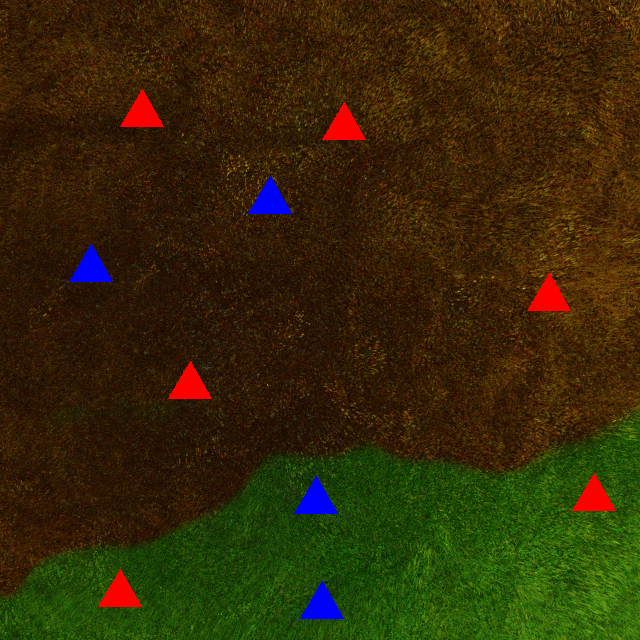
#> input picture photos/1.png, 640 x 640 px; the run also reads 1 picture not shown here
$ python colorspace2.py
#> lines starting #> are read from the running program, lines starting #| are printed output that depends on the picture; after the words box and inside, x2 and y2 are one past the last pixel; in counts of white or black regions, pixels touching at a corner belong together
import cv2 as cv
import matplotlib.pyplot as plt
import numpy as np
img=cv.imread("photos/1.png")
#> img is the input picture: shape (640, 640, 3); mean B, G, R 7.3, 41.1, 52.4
rgb= cv.cvtColor(img, cv.COLOR_BGR2RGB)
cv.imshow('rgb', rgb)
blur= cv.GaussianBlur(rgb,(3,3), cv.BORDER_DEFAULT)
canny=cv.Canny(blur, 125, 225)
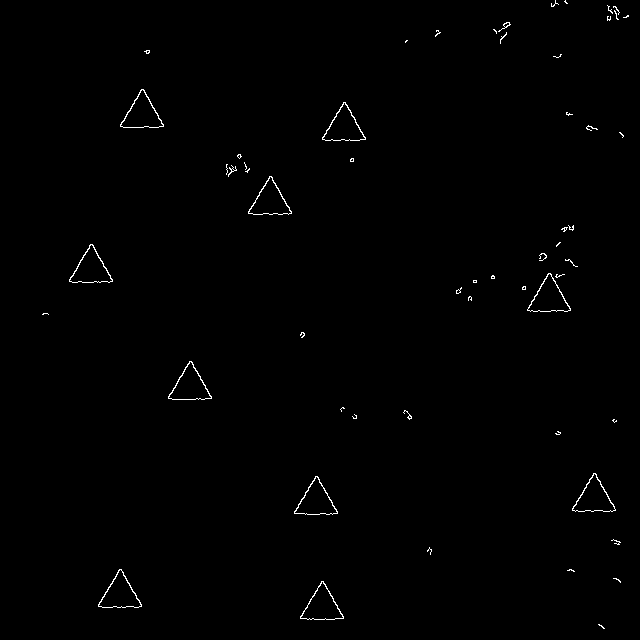
#> canny: shape (640, 640); 0.54% white in thin lines or dots
contour, heirarchies= cv.findContours(canny,cv.RETR_TREE ,cv.CHAIN_APPROX_SIMPLE)
#> contour = 77 contours, 56 with area under 20; largest, box (x1, y1, x2, y2) and area: (120, 89, 164, 128) 888, (168, 361, 212, 400) 884, (69, 244, 113, 283) 880, (98, 569, 142, 608) 878, (322, 102, 366, 141) 878
blank=cv.imread('photos/blank.png')
cv.drawContours(blank, contour,-1,(0,255,0), 1)
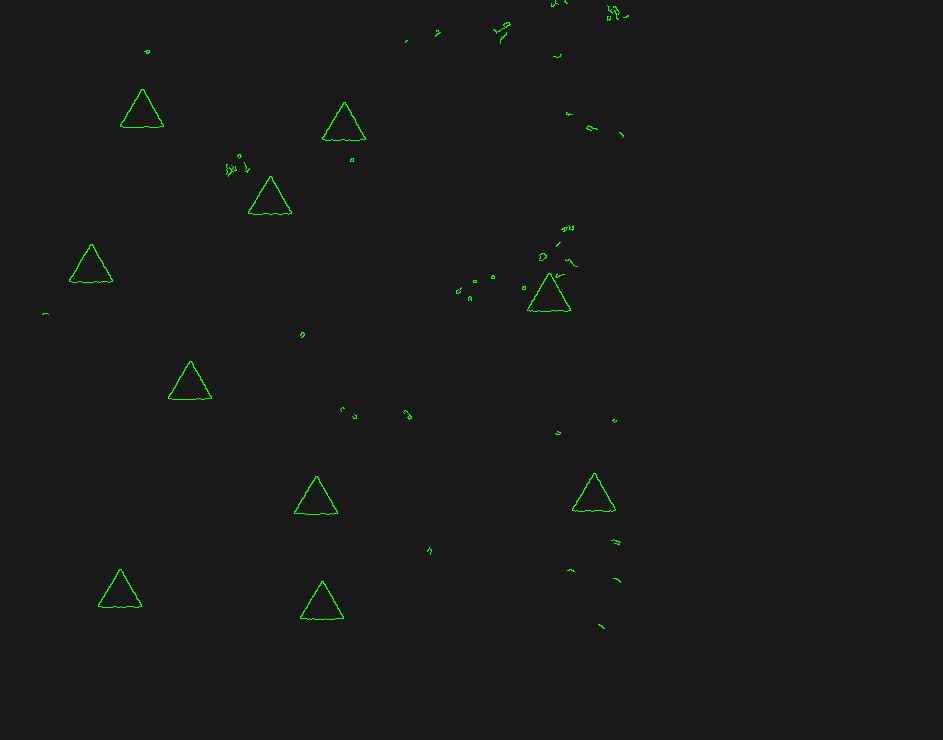
#> blank: shape (740, 943, 3); mean B, G, R 24.9, 25.7, 24.9
cv.imshow('blank', blank)
cv.waitKey(0)
